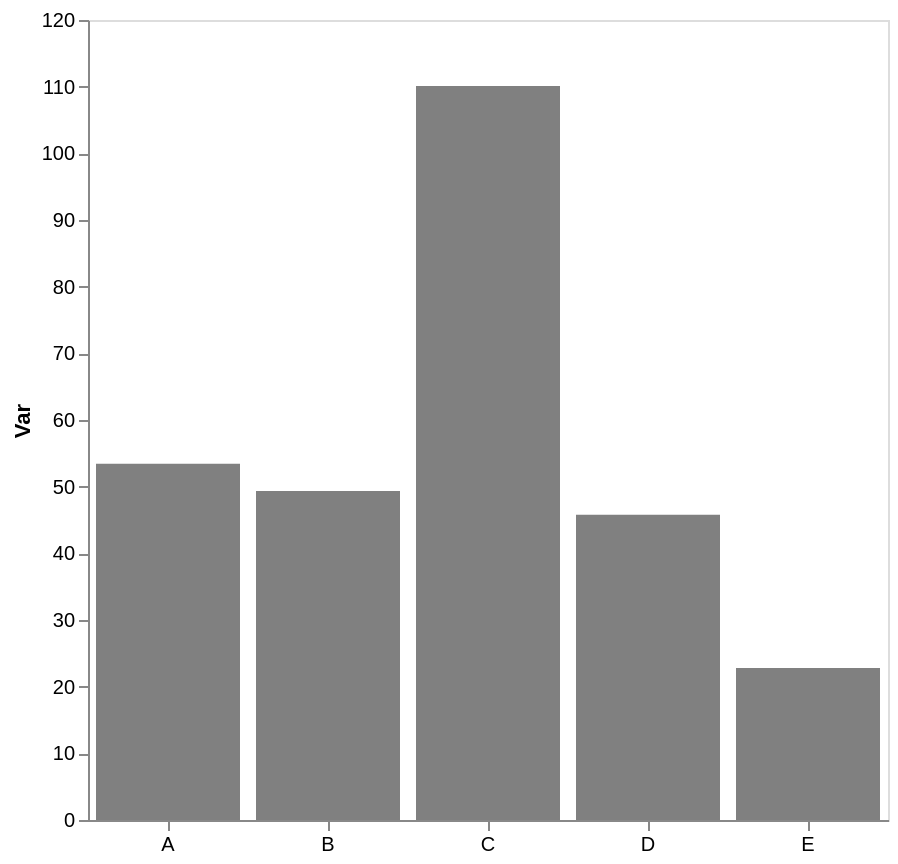

Write the Vega-Lite specification saved for this chart.
### Vega-Lite specification from a JSON file in a GitHub repository (floating-point values rounded to 4 significant figures)
{"config": {"view": {"continuousWidth": 300, "continuousHeight": 300}, "axis": {"grid": false}, "bar": {"color": "gray"}}, "data": {"name": "data-260a5295097ddfb82258dc00e3f97634"}, "mark": {"type": "bar"}, "encoding": {"x": {"axis": {"labelAngle": 0, "title": null}, "field": "cat", "type": "nominal"}, "y": {"aggregate": "mean", "axis": {"title": "Var"}, "field": "var1", "type": "quantitative"}}, "height": 400, "width": 400, "$schema": "https://vega.github.io/schema/vega-lite/v5.17.0.json", "datasets": {"data-260a5295097ddfb82258dc00e3f97634": [{"cat": "A", "var1": 55.74, "var2": 45.49}, {"cat": "B", "var1": 49.71, "var2": 58.32}, {"cat": "D", "var1": 49.5, "var2": 46.43}, {"cat": "D", "var1": 42.29, "var2": 44.61}, {"cat": "C", "var1": 112.9, "var2": 52.99}, {"cat": "D", "var1": 45.62, "var2": 54.15}, {"cat": "B", "var1": 39.02, "var2": 54.0}, {"cat": "E", "var1": 23.71, "var2": 35.95}, {"cat": "C", "var1": 107.3, "var2": 62.88}, {"cat": "A", "var1": 51.1, "var2": 53.14}, {"cat": "E", "var1": 21.89, "var2": 62.8}, {"cat": "B", "var1": 59.28, "var2": 59.53}]}}
